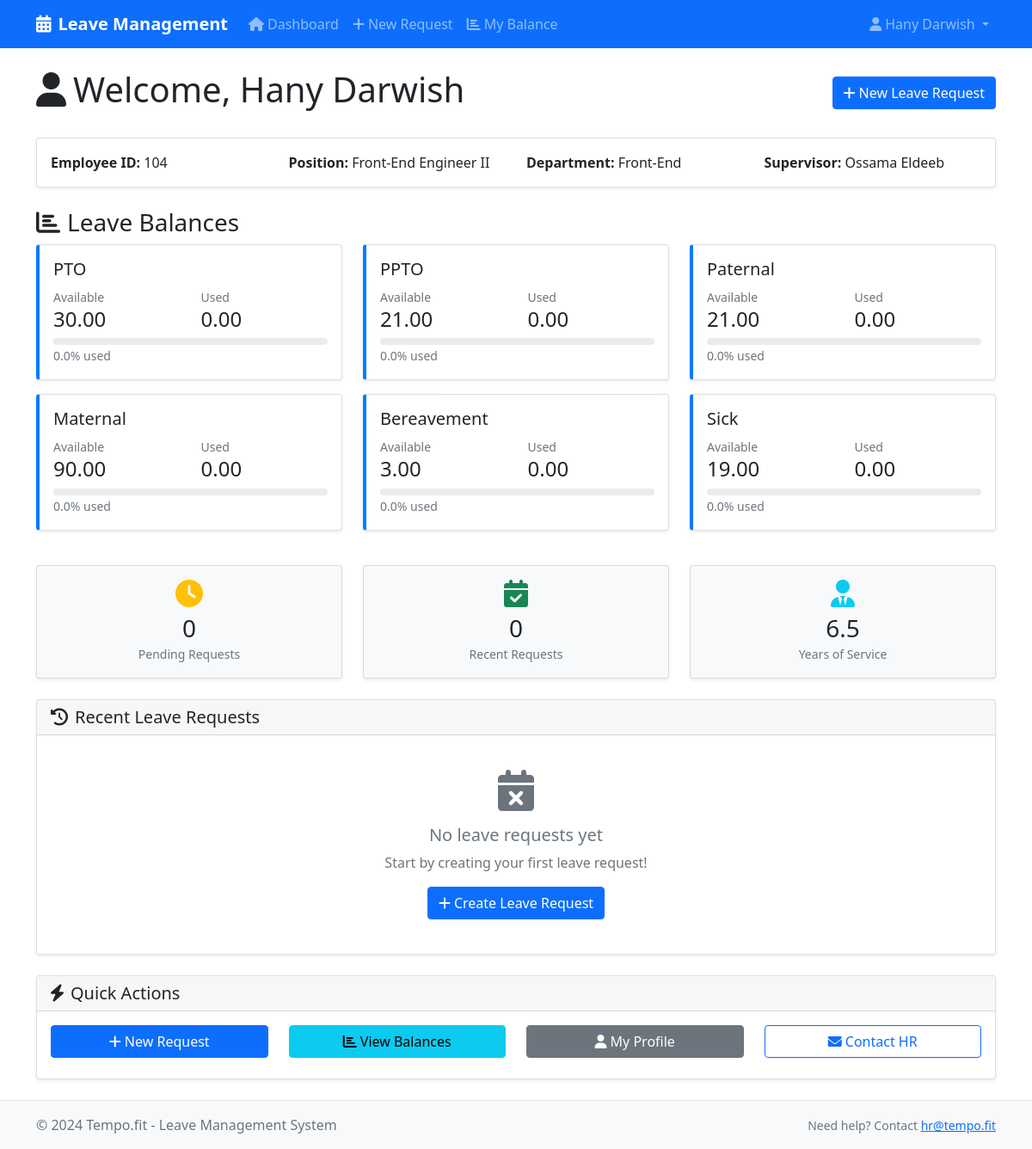
The page /employee/ (signed in) on the database its author committed.
### leaves/models.py (models this page shows, shortened)
class UserProfile(models.Model):
    user = models.OneToOneField(User, on_delete=models.CASCADE)
    employee_id = models.CharField(max_length=10, unique=True)
    position = models.CharField(max_length=100)
    department = models.CharField(max_length=100)
    starting_date = models.DateField()
    mobile = models.CharField(max_length=20, blank=True)
    birth_date = models.DateField(null=True, blank=True)
    is_supervisor = models.BooleanField(default=False)
    supervisor = models.ForeignKey('self', on_delete=models.SET_NULL, null=True, blank=True)
    country = models.CharField(max_length=50, default='Egypt')
    gender = models.CharField(max_length=10, choices=[('Male', 'Male'), ('Female', 'Female')])
    is_senior = models.BooleanField(default=False)
    is_active = models.BooleanField(default=True)
    def years_of_service(self):
        return (timezone.now().date() - self.starting_date).days / 365.25

class LeaveBalance(models.Model):
    user = models.ForeignKey(UserProfile, on_delete=models.CASCADE)
    leave_type = models.ForeignKey(LeaveType, on_delete=models.CASCADE)
    allocated_days = models.DecimalField(max_digits=6, decimal_places=2, default=0)
    used_days = models.DecimalField(max_digits=6, decimal_places=2, default=0)
    carry_over_days = models.DecimalField(max_digits=6, decimal_places=2, default=0)
    year = models.IntegerField(default=timezone.now().year)
    class Meta:
        unique_together = ['user', 'leave_type', 'year']
    @property
    def available_days(self):
        return self.allocated_days + self.carry_over_days - self.used_days
    @property
    def used_percentage(self):
        total_allocated = self.allocated_days + self.carry_over_days
        if total_allocated > 0:
            return (self.used_days / total_allocated) * 100
        return 0

class LeaveType(models.Model):
    name = models.CharField(max_length=50, unique=True)
    requires_approval = models.BooleanField(default=True)
    requires_documentation = models.BooleanField(default=False)
    requires_reason = models.BooleanField(default=False)
    is_active = models.BooleanField(default=True)
    pay_percentage = models.DecimalField(
        max_digits=5,
        decimal_places=2,
        default=Decimal('100.00'),
        validators=[MinValueValidator(0), MaxValueValidator(100)]
    )

### leaves/views.py (the view)
# urls.py: path('employee/', views.employee_dashboard, name='employee_dashboard'),
@login_required
def employee_dashboard(request):
    try:
        user_profile = request.user.userprofile
    except UserProfile.DoesNotExist:
        return redirect('leaves:auth_complete')
    current_year = timezone.now().year
    leave_balances = LeaveBalance.objects.filter(
        user=user_profile,
        year=current_year
    ).select_related('leave_type')
    recent_requests = LeaveRequest.objects.filter(
        user=user_profile
    ).order_by('-created_at')[:10]
    pending_requests = LeaveRequest.objects.filter(
        user=user_profile,
        status='pending'
    ).count()
    context = {
        'user_profile': user_profile,
        'leave_balances': leave_balances,
        'recent_requests': recent_requests,
        'pending_requests': pending_requests,
    }
    return render(request, 'leaves/employee_dashboard.html', context)

### leaves/templates/leaves/employee_dashboard.html (shortened to what this page needs)
{% extends 'leaves/base.html' %}
{% block content %}
<div class="row">
    <div class="col-12">
        <div class="d-flex justify-content-between align-items-center mb-4">
            <h1>
                <i class="fas fa-user me-2"></i>Welcome, {{ user.get_full_name|default:user.username }}
            </h1>
            <a href="{% url 'leaves:create_leave_request' %}" class="btn btn-primary">
                <i class="fas fa-plus me-1"></i>New Leave Request
            </a>
        </div>
    </div>
</div>
<div class="row mb-4">
    <div class="col-md-12">
        <div class="card">
            <div class="card-body">
                <div class="row">
                    <div class="col-md-3">
                        <strong>Employee ID:</strong> {{ user_profile.employee_id }}
                    </div>
                    <div class="col-md-3">
                        <strong>Position:</strong> {{ user_profile.position }}
                    </div>
                    <div class="col-md-3">
                        <strong>Department:</strong> {{ user_profile.department }}
                    </div>
                    <div class="col-md-3">
                        <strong>Supervisor:</strong>
                        {% if user_profile.supervisor %}
                            {{ user_profile.supervisor.user.get_full_name }}
                        {% else %}
                            N/A
                        {% endif %}
                    </div>
                </div>
            </div>
        </div>
    </div>
</div>
<div class="row mb-4">
    <div class="col-12">
        <h3><i class="fas fa-chart-bar me-2"></i>Leave Balances</h3>
    </div>
    {% for balance in leave_balances %}
        <div class="col-md-6 col-lg-4 mb-3">
            <div class="card leave-balance-card {% if balance.used_percentage > 90 %}danger{% elif balance.used_percentage > 75 %}warning{% endif %}">
                <div class="card-body">
                    <h5 class="card-title">{{ balance.leave_type.name }}</h5>
                    <div class="row">
                        <div class="col-6">
                            <small class="text-muted">Available</small>
                            <h4 class="mb-0">{{ balance.available_days }}</h4>
                        </div>
                        <div class="col-6">
                            <small class="text-muted">Used</small>
                            <h4 class="mb-0">{{ balance.used_days }}</h4>
                        </div>
                    </div>
                    <div class="progress mt-2" style="height: 8px;">
                    </div>
                    <small class="text-muted">{{ balance.used_percentage|floatformat:1 }}% used</small>
                </div>
            </div>
        </div>
    {% endfor %}
</div>
<div class="row mb-4">
    <div class="col-md-4">
        <div class="card bg-light">
            <div class="card-body text-center">
                <i class="fas fa-clock fa-2x text-warning mb-2"></i>
                <h3 class="mb-0">{{ pending_requests }}</h3>
                <small class="text-muted">Pending Requests</small>
            </div>
        </div>
    </div>
    <div class="col-md-4">
        <div class="card bg-light">
            <div class="card-body text-center">
                <i class="fas fa-calendar-check fa-2x text-success mb-2"></i>
                <h3 class="mb-0">{{ recent_requests|length }}</h3>
                <small class="text-muted">Recent Requests</small>
            </div>
        </div>
    </div>
    <div class="col-md-4">
        <div class="card bg-light">
            <div class="card-body text-center">
                <i class="fas fa-user-tie fa-2x text-info mb-2"></i>
                <h3 class="mb-0">{{ user_profile.years_of_service|floatformat:1 }}</h3>
                <small class="text-muted">Years of Service</small>
            </div>
        </div>
    </div>
</div>
<div class="row">
    <div class="col-12">
        <div class="card">
            <div class="card-header">
                <h5 class="mb-0">
                    <i class="fas fa-history me-2"></i>Recent Leave Requests
                </h5>
            </div>
            <div class="card-body">
                {% if recent_requests %}
                    <div class="table-responsive">
                        <table class="table table-striped">
                            <thead>
                                <tr>
                                    <th>Leave Type</th>
                                    <th>Duration</th>
                                    <th>Days</th>
                                    <th>Status</th>
                                    <th>Requested</th>
                                    <th>Actions</th>
                                </tr>
                            </thead>
                            <tbody>
                                {% for request in recent_requests %}
                                    <tr>
                                        <td>{{ request.leave_type.name }}</td>
                                        <td>
                                            {{ request.start_date }}
                                            {% if request.start_date != request.end_date %}
                                                to {{ request.end_date }}
                                            {% endif %}
                                        </td>
                                        <td>{{ request.get_duration_display_text }}</td>
                                        <td>
                                            <span class="badge
                                                {% if request.status == 'pending' %}bg-warning
                                                {% elif request.status == 'approved' %}bg-success
                                                {% elif request.status == 'rejected' %}bg-danger
                                                {% else %}bg-secondary
                                                {% endif %} status-badge">
                                                {{ request.get_status_display }}
                                            </span>
                                        </td>
                                        <td>{{ request.created_at|date:"M d, Y" }}</td>
                                        <td class="table-actions">
                                            <a href="{% url 'leaves:leave_request_detail' request.id %}"
                                               class="btn btn-sm btn-outline-primary">
                                                <i class="fas fa-eye me-1"></i>View
                                            </a>
                                            {% if request.status == 'pending' %}
                                                <a href="{% url 'leaves:cancel_leave_request' request.id %}"
                                                   class="btn btn-sm btn-outline-danger"
                                                   onclick="return confirm('Are you sure you want to cancel this request?')">
                                                    <i class="fas fa-times me-1"></i>Cancel
                                                </a>
                                            {% endif %}
                                        </td>
                                    </tr>
                                {% endfor %}
                            </tbody>
                        </table>
                    </div>
                {% else %}
                    <div class="text-center py-4">
                        <i class="fas fa-calendar-times fa-3x text-muted mb-3"></i>
                        <h5 class="text-muted">No leave requests yet</h5>
                        <p class="text-muted">Start by creating your first leave request!</p>
                        <a href="{% url 'leaves:create_leave_request' %}" class="btn btn-primary">
                            <i class="fas fa-plus me-1"></i>Create Leave Request
                        </a>
                    </div>
                {% endif %}
            </div>
        </div>
    </div>
</div>
<div class="row mt-4">
    <div class="col-12">
        <div class="card">
            <div class="card-header">
                <h5 class="mb-0">
                    <i class="fas fa-bolt me-2"></i>Quick Actions
                </h5>
            </div>
            <div class="card-body">
                <div class="row">
                    <div class="col-md-3 mb-2">
                        <a href="{% url 'leaves:create_leave_request' %}" class="btn btn-primary w-100">
                            <i class="fas fa-plus me-1"></i>New Request
                        </a>
                    </div>
                    <div class="col-md-3 mb-2">
                        <a href="{% url 'leaves:leave_balance' %}" class="btn btn-info w-100">
                            <i class="fas fa-chart-bar me-1"></i>View Balances
                        </a>
                    </div>
                    <div class="col-md-3 mb-2">
                        <a href="{% url 'leaves:profile' %}" class="btn btn-secondary w-100">
                            <i class="fas fa-user me-1"></i>My Profile
                        </a>
                    </div>
                    <div class="col-md-3 mb-2">
                        <a href="mailto:hr@tempo.fit" class="btn btn-outline-primary w-100">
                            <i class="fas fa-envelope me-1"></i>Contact HR
                        </a>
                    </div>
                </div>
            </div>
        </div>
    </div>
</div>
{% endblock %}

### leaves/templates/leaves/base.html (shortened to what this page needs)
<!DOCTYPE html>
<html lang="en">
<head>
    <link href="https://cdn.jsdelivr.net/npm/bootstrap@5.1.3/dist/css/bootstrap.min.css" rel="stylesheet">
    <link rel="stylesheet" href="https://cdnjs.cloudflare.com/ajax/libs/font-awesome/6.0.0/css/all.min.css">
</head>
<body class="d-flex flex-column min-vh-100">
    <nav class="navbar navbar-expand-lg navbar-dark bg-primary">
        <div class="container">
            <a class="navbar-brand" href="{% url 'leaves:dashboard' %}">
                <i class="fas fa-calendar-alt me-2"></i>Leave Management
            </a>
            <div class="collapse navbar-collapse" id="navbarNav">
                <ul class="navbar-nav me-auto">
                    {% if user.is_authenticated %}
                        <li class="nav-item">
                            <a class="nav-link" href="{% url 'leaves:dashboard' %}">
                                <i class="fas fa-home me-1"></i>Dashboard
                            </a>
                        </li>
                        <li class="nav-item">
                            <a class="nav-link" href="{% url 'leaves:create_leave_request' %}">
                                <i class="fas fa-plus me-1"></i>New Request
                            </a>
                        </li>
                        <li class="nav-item">
                            <a class="nav-link" href="{% url 'leaves:leave_balance' %}">
                                <i class="fas fa-chart-bar me-1"></i>My Balance
                            </a>
                        </li>
                    {% endif %}
                </ul>
                <ul class="navbar-nav">
                    {% if user.is_authenticated %}
                        <li class="nav-item dropdown">
                            <a class="nav-link dropdown-toggle" href="#" id="navbarDropdown" role="button" data-bs-toggle="dropdown">
                                <i class="fas fa-user me-1"></i>{{ user.get_full_name|default:user.username }}
                            </a>
                        </li>
                    {% else %}
                        <li class="nav-item">
                            <a class="nav-link" href="{% url 'account_login' %}">
                                <i class="fas fa-sign-in-alt me-1"></i>Login
                            </a>
                        </li>
                    {% endif %}
                </ul>
            </div>
        </div>
    </nav>
    <main class="flex-grow-1">
        <div class="container my-4">
            {% block content %}{% endblock %}
        </div>
    </main>
    <footer class="footer">
        <div class="container">
            <div class="row">
                <div class="col-md-6">
                    <p class="text-muted mb-0">© 2024 Tempo.fit - Leave Management System</p>
                </div>
                <div class="col-md-6 text-md-end">
                    <small class="text-muted">
                        Need help? Contact <a href="mailto:hr@tempo.fit">hr@tempo.fit</a>
                    </small>
                </div>
            </div>
        </div>
    </footer>
</body>
</html>

### leaves/templates/leaves/base.html (style rules this page uses)
.navbar-brand { font-weight: bold; }
.card { box-shadow: 0 0.125rem 0.25rem rgba(0, 0, 0, 0.075); }
.leave-balance-card { border-left: 4px solid #007bff; }
.footer { margin-top: auto; padding: 1rem 0; background-color: #f8f9fa; border-top: 1px solid #dee2e6; }

### rows shown on the page
UserProfile: employee_id "104", position "Front-End Engineer II", department "Front-End", supervisor.user.get_full_name "Ossama Eldeeb", years_of_service "6.5"
LeaveBalance: leave_type.name "PTO", available_days "30.00", used_days "0.00", used_percentage "0.0"
LeaveBalance: leave_type.name "PPTO", available_days "21.00", used_days "0.00", used_percentage "0.0"
LeaveBalance: leave_type.name "Paternal", available_days "21.00", used_days "0.00", used_percentage "0.0"
LeaveBalance: leave_type.name "Maternal", available_days "90.00", used_days "0.00", used_percentage "0.0"
LeaveBalance: leave_type.name "Bereavement", available_days "3.00", used_days "0.00", used_percentage "0.0"
LeaveBalance: leave_type.name "Sick", available_days "19.00", used_days "0.00", used_percentage "0.0"

### other values the page prints
{{ user.get_full_name|default:user.username }} "Hany Darwish"
{{ pending_requests }} "0"
{{ recent_requests|length }} "0"
